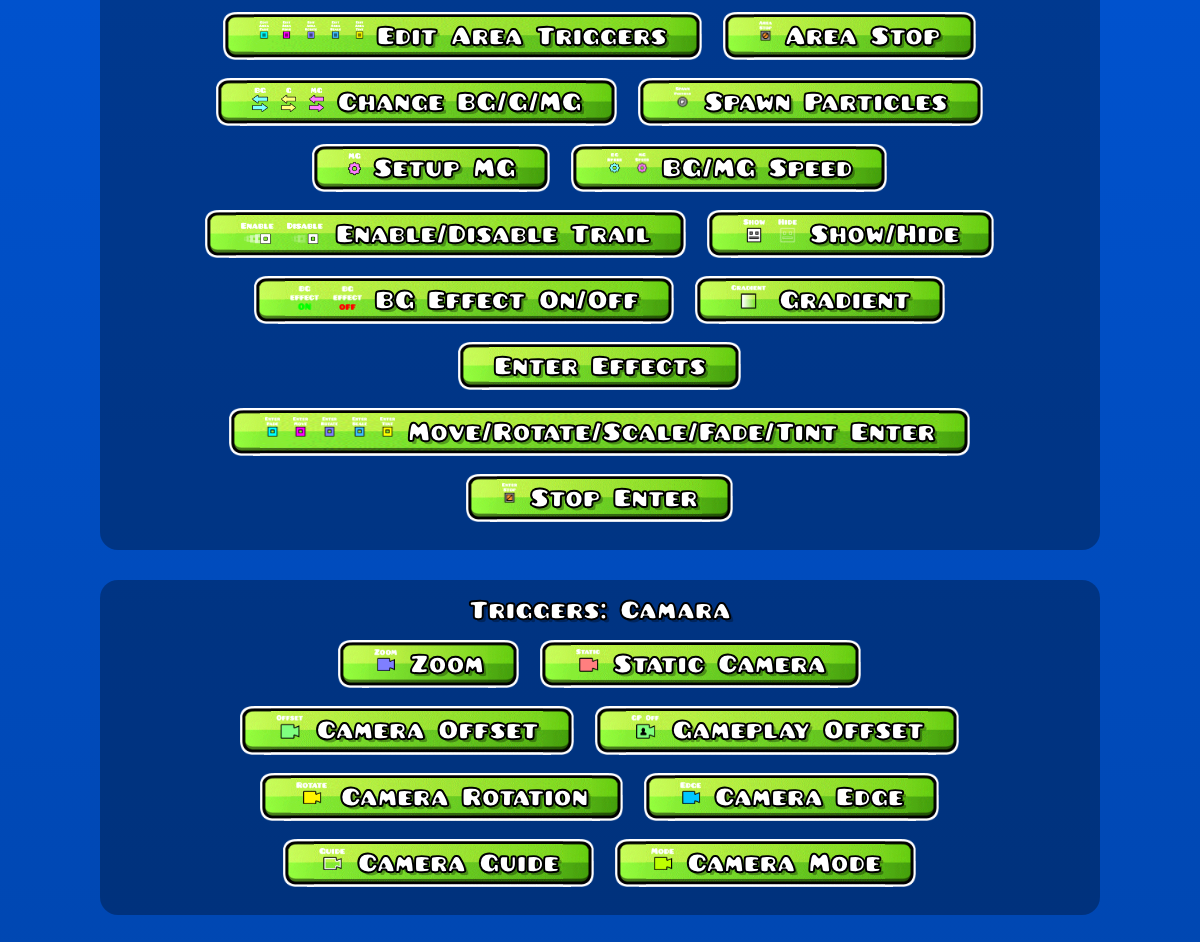
Before: / (middle part) with the older database file.
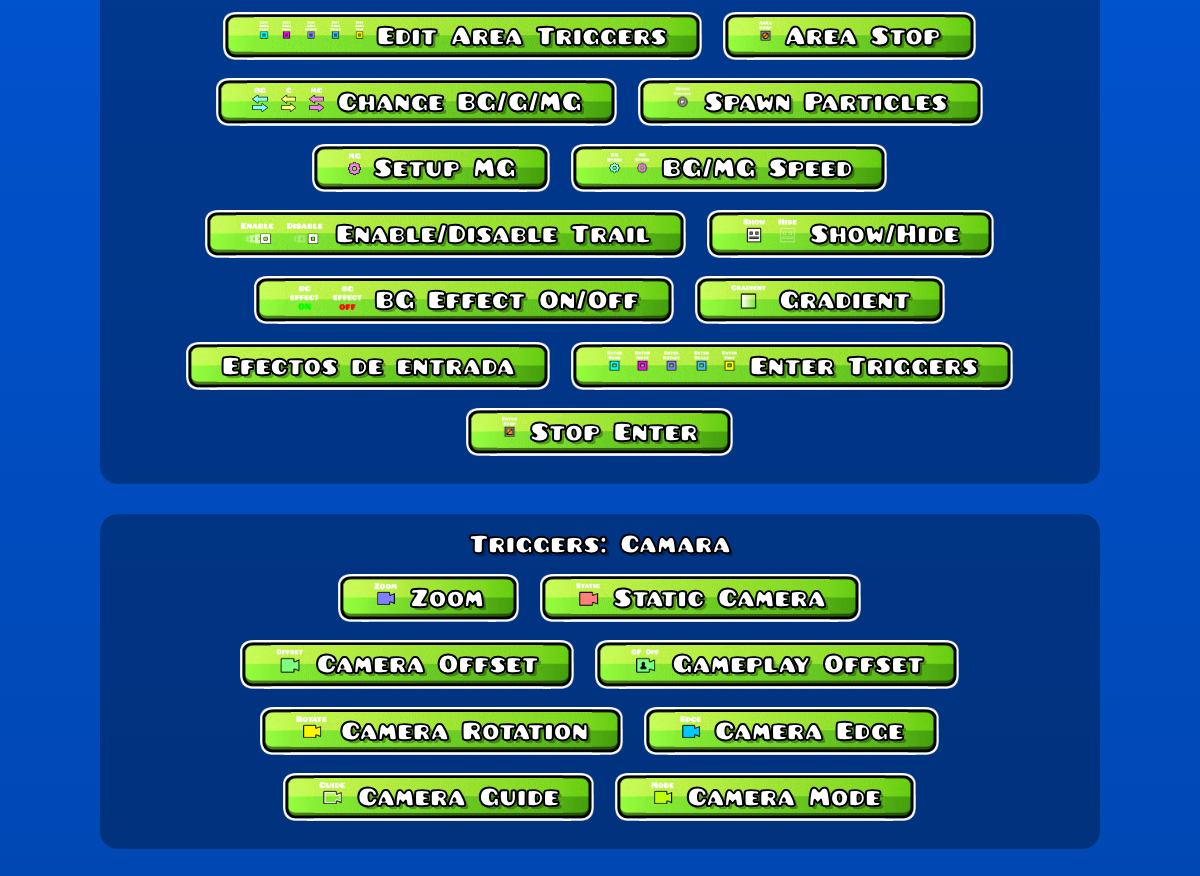
After: the same page with the newer database file.
### tables this page shows
CREATE TABLE `secciones` (
  `id_seccion` int(12) NOT NULL,
  `nombre_seccion` varchar(1000) NOT NULL,
  `titulo` varchar(200) NOT NULL,
  `seccion_url` varchar(1000) NOT NULL,
  `has_img` tinyint(1) NOT NULL DEFAULT 0,
  `imagen_uri` varchar(1000) DEFAULT NULL,
  `has_multiple_img` tinyint(1) NOT NULL DEFAULT 0,
  `flag` int(11) NOT NULL DEFAULT 1,
  `id_categoria` int(12) NOT NULL
);

CREATE TABLE `imagenes` (
  `id_imagen` int(11) NOT NULL,
  `uri_img` varchar(200) NOT NULL,
  `id_seccion` int(2) NOT NULL
);

CREATE TABLE `categorias` (
  `id_categoria` int(12) NOT NULL,
  `titulo` varchar(100) NOT NULL
);

### index.php (the view, shortened to what this page needs)
<?php
require "config/connection.php";
$categories = $conn->query("SELECT * FROM categorias");
?>
<!DOCTYPE html>
<html lang="es">
<head>
    <link rel="stylesheet" href="assets/css/styles.css">
    <link rel="stylesheet" href="assets/css/index.css">
</head>
<body>
    <?php foreach ($categories as $category): ?>
    <div class="section unselectable">
        <span>
            <?= $category["titulo"] ?>
        </span>
        <div class="section-links">
            <?php $sections = $conn->query("SELECT * FROM secciones WHERE id_categoria = {$category['id_categoria']}"); ?>
            <?php foreach ($sections as $section): ?>
            <?php if ($section["has_img"] == 0): ?>
            <a class="gd-button" href="pagina.php?g=<?= $section["nombre_seccion"] ?>">
                <?= $section["titulo"] ?>
            </a>
            <?php elseif ($section["has_img"] == 1): ?>
            <?php if ($section["has_multiple_img"] == 0): ?>
            <a class="gd-button" href="pagina.php?g=<?= $section["nombre_seccion"] ?>">
                <img src="<?= $section["imagen_uri"] ?>">
                <?= $section["titulo"] ?>
            </a>
            <?php elseif ($section["has_multiple_img"] == 1): ?>
            <a class="gd-button" href="pagina.php?g=<?= $section["nombre_seccion"] ?>">
                <?php
                                $imgs = $conn->query("SELECT * FROM imagenes WHERE id_seccion = {$section['id_seccion']}");
                                foreach ($imgs as $img):
                                    ?>
                <img src="<?= $img["uri_img"] ?>">
                <?php endforeach ?>
                <?= $section["titulo"] ?>
            </a>
            <?php endif ?>
            <?php endif ?>
            <?php endforeach ?>
        </div>
    </div>
    <?php endforeach ?>
</body>
</html>

### assets/css/styles.css (style rules this page uses)
html, body { text-align: center; overflow-x: hidden; font-size: calc(21px + 0.6vw); }
a { cursor: pointer; text-decoration: none; color: rgb(0, 255, 255); }
.gd-button { color: #fff; padding: 8px 12px; position: relative; text-decoration: none; background-size: 100% 100%; background-position: center; transition: all 0.07s ease-in-out; background-image: url('../img/btn2.png'); }
.gd-button img { height: 0.89em; transform: translateY(1px); }
.gd-button::before, .gd-button::after { top: 0; bottom: 0; content: ""; width: 50px; height: 100%; position: absolute; background-size: auto 100%; background-repeat: no-repeat; }
.gd-button::before { left: -24px; background-position: left center; background-image: url('../img/btn1.png'); }
.gd-button::after { right: -23px; background-position: right center; background-image: url('../img/btn3.png'); }
.unselectable { user-select: none; }

### assets/css/index.css (style rules this page uses)
body { display: flex; align-items: center; flex-direction: column; padding: 40px 0; }
.section { width: 1000px; display: flex; padding: 14px; max-width: 90vw; margin-top: 30px; align-items: center; border-radius: 18px; box-sizing: border-box; flex-direction: column; justify-content: center; background-color: rgba(0, 0, 0, 0.3); }
.section-links { width: 85%; display: flex; gap: 18px 68px; margin: 14px 0; flex-wrap: wrap; justify-content: center; }

Changed rows visible on the page:
changed secciones: titulo "Enter Effects" → "Efectos de entrada"
changed secciones: titulo "Move/Rotate/Scale/Fade/Tint Enter" → "Enter Triggers"
